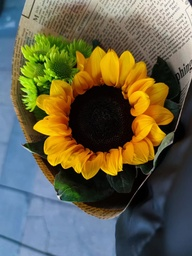
#> input picture xiangrikui.jpg, 192 x 256 px, shrunk from 1280 x 1706 before the run
$ python '图像滤波.py'
#> lines starting #> are read from the running program, lines starting #| are printed output that depends on the picture; after the words box and inside, x2 and y2 are one past the last pixel; in counts of white or black regions, pixels touching at a corner belong together
import numpy as np
from PIL import Image,ImageDraw
import matplotlib
matplotlib.use('TkAgg')
import matplotlib.pyplot as plt
# 加载图像并转换为灰度NumPy数组
def load_image(path):
#> called with path = 'xiangrikui.jpg'
    image_array=np.array(Image.open(path).convert('L'))
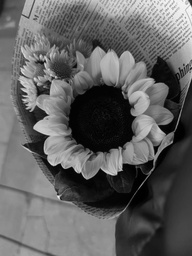
#> image_array: shape (256, 192); min 0, max 252, mean 97.6
    print(image_array.shape)
#| (256, 192)
    return image_array
def convolve(image, kernel):
    kernel_height = len(kernel)
    kernel_width = len(kernel[0])
    pad_height = kernel_height // 2
    pad_width = kernel_width // 2
    image_height = len(image)
    image_width = len(image[0])
    padded_image = [[0 for _ in range(image_width + 2 * pad_width)] for _ in range(image_height + 2 * pad_height)]
    for i in range(image_height):
        for j in range(image_width):
            padded_image[i + pad_height][j + pad_width] = image[i][j]
    output = [[0 for _ in range(image_width)] for _ in range(image_height)]
    for i in range(pad_height, image_height + pad_height):
        for j in range(pad_width, image_width + pad_width):
            sum = 0
            for k in range(kernel_height):
                for l in range(kernel_width):
                    sum += kernel[k][l] * padded_image[i - pad_height + k][j - pad_width + l]
            output[i - pad_height][j - pad_width] = sum
    return output
# Sobel算子
def sobel_filter(image):
    Kx = [[-1, 0, 1], [-2, 0, 2], [-1, 0, 1]]
    Ky = [[1, 2, 1], [0, 0, 0], [-1, -2, -1]]
    Gx = convolve(image, Kx)
#> in convolve, `image_height = len(image)`: image_height = 256
#> in convolve, `image_width = len(image[0])`: image_width = 192
#> after the loop in convolve, `for i in range(image_height):`: padded_image = 258 items
#> after the loop in convolve, `for i in range(pad_height, image_height + pad_height):`: output = 256 items
#> Gx = 256 items
    Gy = convolve(image, Ky)
#> Gy = 256 items
    # 计算梯度幅值
    G = [[0 for _ in range(len(image[0]))] for _ in range(len(image))]
#> G = 256 items
    for i in range(len(image)):
        for j in range(len(image[0])):
            G[i][j] = min(int((Gx[i][j]**2 + Gy[i][j]**2) ** 0.5), 255)
    return G
# 自定义卷积核
def custom_filter(image):
    kernel = [[1, 0, -1], [2, 0, -2], [1, 0, -1]]
    return convolve(image, kernel)
# 颜色直方图
def plot_histogram(image, histogram_path):
    histogram = [0] * 256
    for row in image:
        for pixel in row:
            histogram[pixel] += 1
    # 创建一个新的白色图像来绘制直方图
    histogram_image = Image.new('RGB', (256, 100), (255, 255, 255))
    draw = ImageDraw.Draw(histogram_image)
    # 计算直方图的最大频次用于标准化
    max_freq = max(histogram)
    for i in range(256):
        # 标准化频次
        freq = int((histogram[i] / max_freq) * 100)
        # 绘制直方图的条形（竖线）
        draw.line((i, 100, i, 100 - freq), fill='black')
    # 保存直方图图像到相对路径
    histogram_image.save(histogram_path)
# 纹理特征提取
def extract_texture_features(image):
    total = 0
    for row in image:
        for pixel in row:
            total += pixel
    mean = total / (len(image) * len(image[0]))
    variance_sum = 0
    for row in image:
        for pixel in row:
            variance_sum += (pixel - mean) ** 2
    variance = variance_sum / (len(image) * len(image[0]))
    std_dev = variance ** 0.5
    return std_dev
# 加载图像
image_path = 'xiangrikui.jpg'
image = load_image(image_path)
# 应用Sobel滤波器
sobel_image = sobel_filter(image)
#> sobel_image = 256 items
# 应用自定义卷积核
custom_filtered_image = custom_filter(image)
#> custom_filtered_image = 256 items
plot_histogram(image, 'image_histogram.jpg')
#> after the loop in plot_histogram, `for row in image:`: histogram = 256 values, max 685 at index 4, min 0 at index 250, mean 192
#> in plot_histogram, `histogram_image = Image.new('RGB', (256, 100), (255, 255, 255))`: histogram_image: PIL image 256x100 RGB; every value is 255
#> in plot_histogram, `max_freq = max(histogram)`: max_freq = 685
#> the loop in plot_histogram, `for i in range(256):` made 256 passes
#> freq on passes 1 to 3: 16, 30, 32
#> in plot_histogram, `histogram_image.save(histogram_path)`:
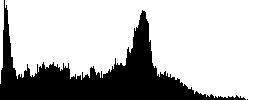
#> saved as image_histogram.jpg: PIL image 256x100 RGB; 72.5% white; 2 black regions (1 under 20 px), largest, box (x1, y1, x2, y2) and area: (0, 0, 246, 100) 7048
# 提取纹理特征
texture_features = extract_texture_features(image)
#> after the loop in extract_texture_features, `for row in image:`: total = 4796767
#> in extract_texture_features, `mean = total / (len(image) * len(image[0]))`: mean = 97.59
#> after the loop in extract_texture_features, `for row in image:`: variance_sum = 167897251.7
#> in extract_texture_features, `variance = variance_sum / (len(image) * len(image[0]))`: variance = 3415.9
#> in extract_texture_features, `std_dev = variance ** 0.5`: std_dev = 58.45
#> texture_features = 58.45
# 保存纹理特征
np.save('texture_features.npy', texture_features)
# 转换处理后的图像为 NumPy 数组
sobel_image_array = np.array(sobel_image, dtype=np.uint8)
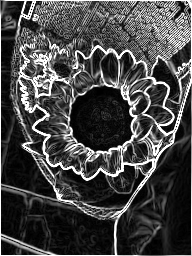
#> sobel_image_array: shape (256, 192); min 0, max 255, mean 70.8
custom_filtered_image_array = np.array(custom_filtered_image, dtype=np.uint8)
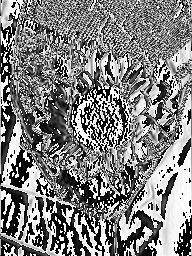
#> custom_filtered_image_array: shape (256, 192); min 0, max 255, mean 128.8
# 保存处理后的图像的相对路径
output_sobel_path = 'sobel_filtered_image.jpg'
output_custom_path = 'custom_filtered_image.jpg'
# 保存处理后的图像
Image.fromarray(sobel_image_array).save(output_sobel_path)
Image.fromarray(custom_filtered_image_array).save(output_custom_path)

plt.imshow(sobel_image_array, cmap='gray')
plt.title('Sobel Filtered Image')
plt.show()
plt.imshow(custom_filtered_image_array, cmap='gray')
plt.title('Custom Filtered Image')
plt.show()

$ run again, with test_image.jpg copied over xiangrikui.jpg
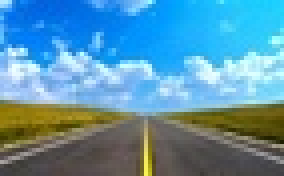
#> input picture test_image.jpg, 71 x 44 px, shrunk from 474 x 296 before the run (shown 4 times larger)
#| (44, 71)
#> image_height = 44
#> image_width = 71
#> after the loop in convolve, `for i in range(image_height):`: padded_image = 46 items
#> after the loop in convolve, `for i in range(pad_height, image_height + pad_height):`: output = 44 items
#> the loop in sobel_filter, `for i in range(len(image)):` made 44 passes
#> the loop in plot_histogram, `for row in image:` made 44 passes
#> after the loop in plot_histogram, `for row in image:`: histogram = 256 values, max 40 at index 76, min 0 at index 0, mean 12.2
#> histogram_image: PIL image 256x100 RGB; every value is 255
#> max_freq = 40
#> the loop in plot_histogram, `for i in range(256):` made 256 passes
#> freq on passes 1 to 3: 0, 0, 0
#> in plot_histogram, `histogram_image.save(histogram_path)`:
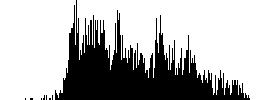
#> saved as image_histogram.jpg: PIL image 256x100 RGB; 69.7% white; 8 black regions (7 under 20 px), largest, box (x1, y1, x2, y2) and area: (55, 0, 250, 100) 7727
#> the loop in extract_texture_features, `for row in image:` made 44 passes
#> after the loop in extract_texture_features, `for row in image:`: total = 417528
#> mean = 133.7
#> after the loop in extract_texture_features, `for row in image:`: variance_sum = 6903869.1
#> variance = 2209.9
#> std_dev = 47.01
#> `custom_filtered_image_array = np.array(custom_filtered_image, dtype=np..`:
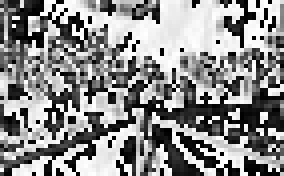
#> custom_filtered_image_array: shape (44, 71) (shown 4 times larger); min 0, max 255, mean 139.7
